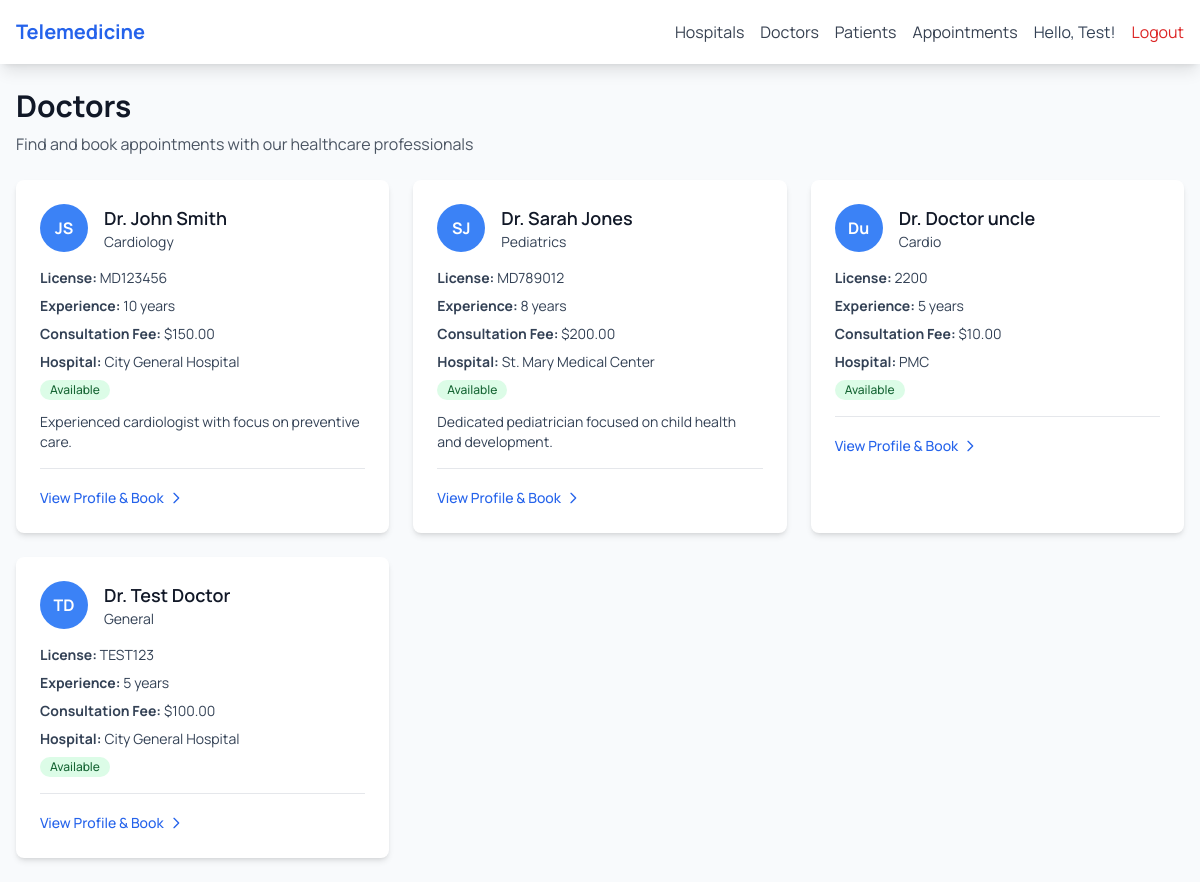
The app's page /medical/doctors/ (signed in) with its own data.
### accounts/models.py (models this page shows, shortened)
class User(AbstractUser):
    ROLE_CHOICES = [
        ('patient', 'Patient'),
        ('doctor', 'Doctor'),
        ('admin', 'Hospital Admin'),
        ('super_admin', 'Super Admin'),
    ]
    role = models.CharField(max_length=20, choices=ROLE_CHOICES, default='patient')
    phone = models.CharField(max_length=20, blank=True, null=True)
    date_of_birth = models.DateField(blank=True, null=True)
    hospital = models.ForeignKey('medical.Hospital', on_delete=models.SET_NULL, null=True, blank=True, related_name='staff')
    created_at = models.DateTimeField(auto_now_add=True)
    updated_at = models.DateTimeField(auto_now=True)
    @property
    def is_patient(self):
        return self.role == 'patient'
    @property
    def is_doctor(self):
        return self.role == 'doctor'

### medical/models.py (models this page shows, shortened)
class DoctorProfile(models.Model):
    user = models.OneToOneField(
        settings.AUTH_USER_MODEL,
        on_delete=models.CASCADE,
        related_name='doctor_profile'
    )
    hospital = models.ForeignKey(Hospital, on_delete=models.CASCADE, related_name='doctors')
    license_number = models.CharField(max_length=50, unique=True)
    specialization = models.CharField(max_length=200)
    experience_years = models.PositiveIntegerField()
    consultation_fee = models.DecimalField(max_digits=10, decimal_places=2)
    bio = models.TextField(blank=True, null=True)
    education = models.TextField(blank=True, null=True)
    is_available = models.BooleanField(default=True)
    created_at = models.DateTimeField(auto_now_add=True)
    updated_at = models.DateTimeField(auto_now=True)
    class Meta:
        verbose_name = "Doctor Profile"
        verbose_name_plural = "Doctor Profiles"

class Hospital(models.Model):
    name = models.CharField(max_length=200)
    address = models.TextField()
    phone = models.CharField(max_length=20)
    email = models.EmailField()
    website = models.URLField(blank=True, null=True)
    created_at = models.DateTimeField(auto_now_add=True)
    updated_at = models.DateTimeField(auto_now=True)
    class Meta:
        verbose_name = "Hospital"
        verbose_name_plural = "Hospitals"

### medical/views.py (the view)
# urls.py: path('doctors/', views.doctor_list, name='doctor_list'),
@login_required
def doctor_list(request):
    doctors = DoctorProfile.objects.select_related('user', 'hospital').all()
    return render(request, 'medical/doctor_list.html', {'doctors': doctors})

### medical/templates/medical/doctor_list.html (shortened to what this page needs)
{% extends 'medical/base.html' %}
{% block medical_content %}
<div class="mb-6">
    <h1 class="text-3xl font-bold text-gray-900">Doctors</h1>
    <p class="text-gray-600 mt-2">Find and book appointments with our healthcare professionals</p>
</div>
<div class="grid grid-cols-1 md:grid-cols-2 lg:grid-cols-3 gap-6">
    {% for doctor in doctors %}
        <div class="bg-white rounded-lg shadow-md hover:shadow-lg transition-shadow">
            <div class="p-6">
                <div class="flex items-center mb-4">
                    <div class="h-12 w-12 bg-blue-500 rounded-full flex items-center justify-center text-white font-bold">
                        {{ doctor.user.first_name.0 }}{{ doctor.user.last_name.0 }}
                    </div>
                    <div class="ml-4">
                        <h3 class="text-lg font-semibold text-gray-900">
                            Dr. {{ doctor.user.first_name }} {{ doctor.user.last_name }}
                        </h3>
                        <p class="text-sm text-gray-600">{{ doctor.specialization }}</p>
                    </div>
                </div>
                <div class="space-y-2 text-sm text-gray-600">
                    <p><strong>License:</strong> {{ doctor.license_number }}</p>
                    <p><strong>Experience:</strong> {{ doctor.experience_years }} years</p>
                    <p><strong>Consultation Fee:</strong> ${{ doctor.consultation_fee }}</p>
                    <p><strong>Hospital:</strong> {{ doctor.hospital.name }}</p>
                    {% if doctor.is_available %}
                        <span class="inline-flex items-center px-2.5 py-0.5 rounded-full text-xs font-medium bg-green-100 text-green-800">
                            Available
                        </span>
                    {% else %}
                        <span class="inline-flex items-center px-2.5 py-0.5 rounded-full text-xs font-medium bg-red-100 text-red-800">
                            Not Available
                        </span>
                    {% endif %}
                </div>
                {% if doctor.bio %}
                    <p class="mt-3 text-sm text-gray-600 line-clamp-2">{{ doctor.bio }}</p>
                {% endif %}
                <div class="mt-4 pt-4 border-t border-gray-200">
                    <a href="{% url 'medical:doctor_detail' doctor.id %}"
                       class="inline-flex items-center text-blue-600 hover:text-blue-800 font-medium text-sm">
                        View Profile & Book
                        <svg class="w-4 h-4 ml-1" fill="none" stroke="currentColor" viewBox="0 0 24 24">
                            <path stroke-linecap="round" stroke-linejoin="round" stroke-width="2" d="M9 5l7 7-7 7"></path>
                        </svg>
                    </a>
                </div>
            </div>
        </div>
    {% endfor %}
</div>
{% endblock %}

### medical/templates/medical/base.html (shortened to what this page needs)
{% extends 'accounts/base.html' %}
{% block content %}
<nav class="bg-white shadow-lg">
    <div class="max-w-7xl mx-auto px-4">
        <div class="flex justify-between h-16">
            <div class="flex items-center">
                <a href="{% url 'accounts:dashboard' %}" class="text-xl font-bold text-blue-600">
                    Telemedicine
                </a>
            </div>
            <div class="flex items-center space-x-4">
                {% if user.is_authenticated %}
                    <a href="{% url 'medical:hospital_list' %}" class="text-gray-700 hover:text-blue-600">Hospitals</a>
                    <a href="{% url 'medical:doctor_list' %}" class="text-gray-700 hover:text-blue-600">Doctors</a>
                    {% if user.is_doctor or user.is_admin_user %}
                        <a href="{% url 'medical:patient_list' %}" class="text-gray-700 hover:text-blue-600">Patients</a>
                    {% endif %}
                    <a href="{% url 'medical:appointment_list' %}" class="text-gray-700 hover:text-blue-600">Appointments</a>
                    <span class="text-gray-600">Hello, {{ user.first_name }}!</span>
                    <a href="{% url 'accounts:logout' %}" class="text-red-600 hover:text-red-800">Logout</a>
                {% else %}
                    <a href="{% url 'accounts:login' %}" class="text-blue-600 hover:text-blue-800">Login</a>
                    <a href="{% url 'accounts:signup' %}" class="bg-blue-500 text-white px-4 py-2 rounded hover:bg-blue-600">
                        Sign Up
                    </a>
                {% endif %}
            </div>
        </div>
    </div>
</nav>
<main class="max-w-7xl mx-auto px-4 py-6">
    {% block medical_content %}
    {% endblock %}
</main>
{% endblock %}

### accounts/templates/accounts/base.html (style rules this page uses)
.bg-white, .bg-white\/95 { color: #0f172a !important; }
.bg-white .text-gray-600, .bg-white\/95 .text-gray-600 { color: #334155 !important; }

### records on screen
User: first_name "Test"
DoctorProfile: user.first_name.0 "J", user.last_name.0 "S", user.first_name "John", user.last_name "Smith", specialization "Cardiology", license_number "MD123456", experience_years "10", consultation_fee "150.00", hospital.name "City General Hospital", is_available "Available", bio "Experienced cardiologist with focus on preventive care."
DoctorProfile: user.first_name.0 "S", user.last_name.0 "J", user.first_name "Sarah", user.last_name "Jones", specialization "Pediatrics", license_number "MD789012", experience_years "8", consultation_fee "200.00", hospital.name "St. Mary Medical Center", is_available "Available", bio "Dedicated pediatrician focused on child health and development."
DoctorProfile: user.first_name.0 "D", user.last_name.0 "u", user.first_name "Doctor", user.last_name "uncle", specialization "Cardio", license_number "2200", experience_years "5", consultation_fee "10.00", hospital.name "PMC", is_available "Available"
DoctorProfile: user.first_name.0 "T", user.last_name.0 "D", user.first_name "Test", user.last_name "Doctor", specialization "General", license_number "TEST123", experience_years "5", consultation_fee "100.00", hospital.name "City General Hospital", is_available "Available"
